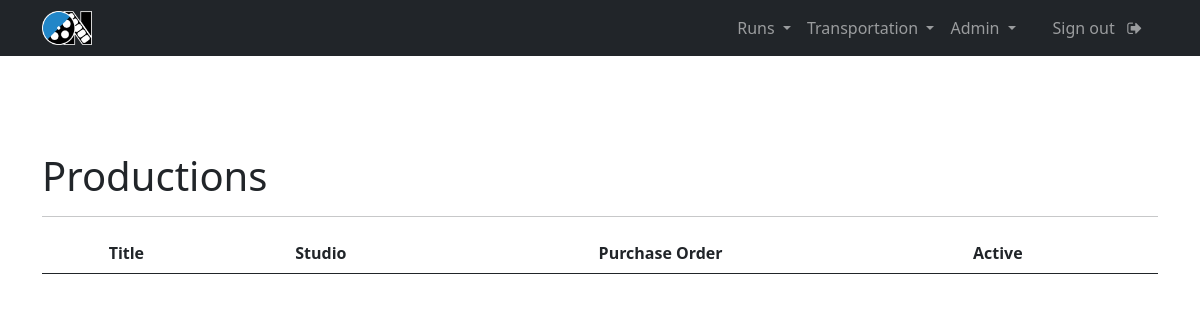
The app's page /production_admin (signed in), older data.
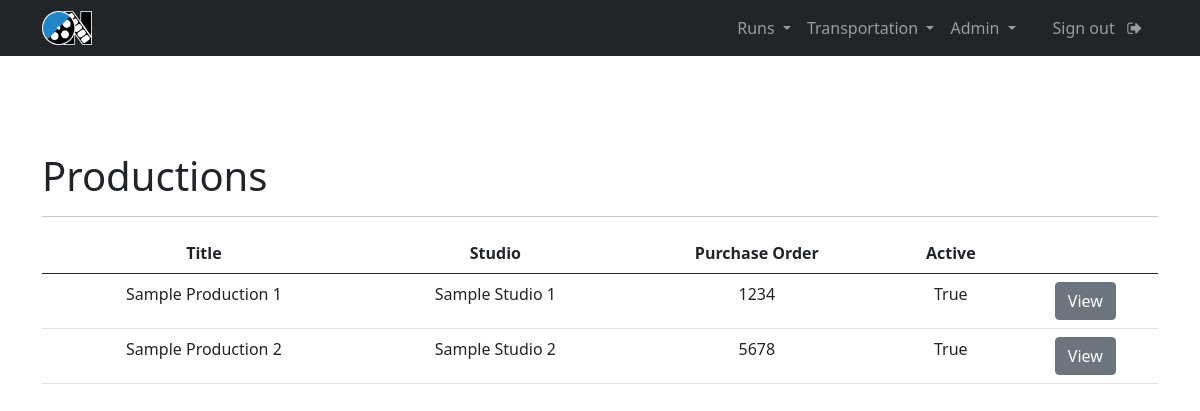
The same page, newer data.
### core/models.py (models this page shows, shortened)
class Production(models.Model):
    create_date = models.DateField(auto_now_add=True)
    production_title = models.CharField(max_length=150, null=True)
    production_studio = models.CharField(max_length=150, null=True)
    production_email = models.EmailField(_('email address'), null=True)
    purchase_order = models.CharField(max_length=10, null=True)
    coordinator_name = models.CharField(max_length=150, null=True)
    coordinator_email = models.EmailField(_('email address'), null=True)
    captain_name = models.CharField(max_length=150, null=True)
    captain_email = models.EmailField(_('email address'), null=True)
    production_notes = models.TextField(max_length=2000, null=True)
    is_active = models.BooleanField(default=True)

### interface/views.py (the view)
# urls.py: path('production_admin', views.production_admin, name="production_admin"),
@login_required(login_url=login)
def production_admin(request):
    productions = Production.objects.all()
    context = {'productions': productions}
    return render(request, 'interface/production_admin.html', context = context)

### interface/templates/interface/production_admin.html
{% extends 'interface/layout.html' %}
{% load crispy_forms_tags %}
{% block content %}
    <main>
        <div class="container run-request-container">
            <h1>Productions</h1>
            <hr>
            <div class="table-responsive">
                <table class="table">
                    <thead>
                        <tr>
                            <th scope="col">Title</th>
                            <th scope="col">Studio</th>
                            <th scope="col" class="hidden-column">Purchase Order</th>
                            <th scope="col">Active</th>
                            <th scope="col"></th>
                        </tr>
                    </thead>
                    <tbody>
                        {% for production in productions %}
                            <tr>
                                <td>{{ production.production_title }}</td>
                                <td >{{ production.production_studio }}</td>
                                <td class="hidden-column">{{ production.purchase_order }}</td>
                                <td>{{ production.is_active }}</td>
                                <td>
                                    <button class="btn btn-secondary">View</button>
                                </td>
                            </tr>
                        {% endfor %}
                    </tbody>
                </table>
            </div>
        </div>
    </main>
{% endblock %}

Row changes from the older to the newer data that the page shows:
added Production: production_title "Sample Production 1", production_studio "Sample Studio 1", purchase_order "1234", is_active "True"
added Production: production_title "Sample Production 2", production_studio "Sample Studio 2", purchase_order "5678", is_active "True"
